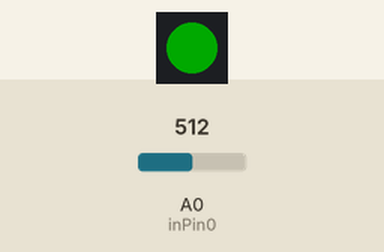
Recording of a sketch running on a simulated Arduino Uno, built with avr-gcc and run on an emulated ATmega328P. On the bench: 1 RGB LEDs in strip order, left to right. The inputs (shaded band) are chosen by the test bench; at power-on: A0 (inPin0) = 512. Dim RGB values are drawn brighter than linear.

Above: at 4.1 s.
At 6.4 s:
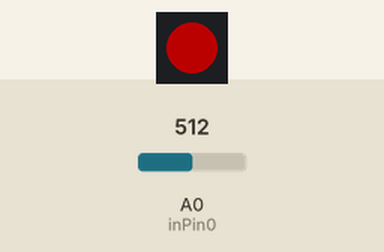
At 8.4 s:
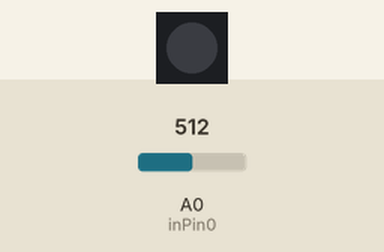
At 13.4 s:
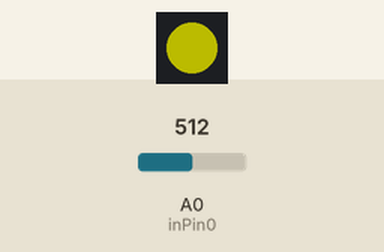
Timing chart, 0 to 14.9 s (numbered marks = the images above):
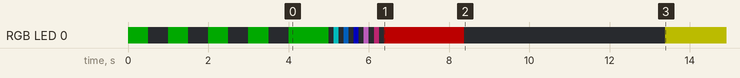

The sketch:

SunburnRisk.ino
```cpp
/*
  Noah Hill
  BME50 "Hack-A-Thon"
  December 2017
*/

/*
   This is an Arduino sketch that determines a user's risk of
   sunburn based on the UV-B intensity. The algorithm takes a
   voltage measurement every 25 seconds. 50 voltage measurements
   are taken at each 25 second interval, then averaged and returned
   as the instantaneous voltage. This takes 5 seconds; 5 + 25 = 30
   seconds total. The algorithm keeps a running list of the data
   taken over the most recent 10 minutes, so 20 total nodes max.
*/

// define libraries
#include <Adafruit_NeoPixel.h>
#include <LinkedList.h>
#include <math.h>

// define the pins for arduino, and constant variables
#define PIN 2
#define n 0
#define inPin0 0

const double R1 = 2700.0;
const double R2 = 820000.0;
const double Rf = 820000.0;
const double GAIN = (1+(R2/R1));
const double SLOPE = 0.00000000166667;
// array of times-to-burn for each UV value
double BURNTIME[11] = {60.0,60.0,60.0,45.0,45.0,30.0,30.0,15.0,15.0,15.0,10.0};

//define variables for calculations
double current;
double volts1;
double volts2;
double averageTime;
int uvIndex;

// define list of UV index burn-times and linked list for data
LinkedList<int> runningList;
Adafruit_NeoPixel pixel = Adafruit_NeoPixel(1, PIN, NEO_GRB + NEO_KHZ800);

// ***functions for informing risk via a Neopixel***

// Functions for pixel colors, turns it different colors
void green(void){
    pixel.setPixelColor(0, 0, 153, 0);
    pixel.show();
}
void yellow(void){
    pixel.setPixelColor(0, 255, 255, 0);
    pixel.show();
}
void red(void){
    pixel.setPixelColor(0, 255, 0, 0);
    pixel.show();
}
void blinkRed(void){
    pixel.setPixelColor(0,255,0,0);
    pixel.show();
    delay(1000);
    pixel.setPixelColor(0,0,0,0);
    pixel.show();
    delay(1000);
}
void off(void){
  pixel.setPixelColor(0,0,0,0);
  pixel.show();
}

// Blink the pixel different colors based on average time to burn
// ** will not turn a color if average time is 55+ **
void informRisk(double averageTime) {
  if(averageTime < 15)
    blinkRed();
  else if (averageTime < 30)
    red();
  else if(averageTime < 45)
    yellow();
  else if (averageTime < 55)
    green();
}

// Performs this light sequence on boot
void powerSequence(void) {
  for(int i = 0; i < 4; i++) {
    green();
    delay(500);
    off();
    delay(500);
  }
  green();
  delay(1000);
  off();
  delay(125);
  pixel.setPixelColor(0,0,255,255);
  pixel.show();
  delay(125);
  off();
  delay(125);
  pixel.setPixelColor(0, 0, 128, 255);
  pixel.show();
  delay(125);
  off();
  delay(125);
  pixel.setPixelColor(0,0,0,255);
  pixel.show();
  delay(125);
  off();
  delay(125);
  pixel.setPixelColor(0, 255, 125, 255);
  pixel.show();
  delay(125);
  off();
  delay(125);
  pixel.setPixelColor(0,255,51,153);
  pixel.show();
  delay(125);
  off();
  delay(125);
  red();
  delay(2000);
  off();
}

// ***Functions for getting voltages and current of circuit***

// Reads the voltage across ground and analog pin 0 on arduino (2nd amp)
// analog pin 0 gives integer between 0-1024, linear relationship to voltage
// divide by 1024.0 to get fraction, then multiply by 5.0 volts to get voltage.
// Calculates the average voltage reading over 5 seconds of readings.
// @return sumavg = avg voltage measured from the second amplifier, from pin
double getVoltage2(void) {
  double sumavg = 0; //calculate avg voltage over 5 seconds, beat noise
  for(int i = 0; i<50; i++) {
    // take voltage reading 50 times over 5 seconds, 100ms intervals
    int pinRead0 = analogRead(inPin0);
    double pVolt0 = pinRead0 / 1024.0 * 5.0;
    sumavg += pVolt0;
    delay(100);
  }
  sumavg = sumavg / 50.0;
  return sumavg;
}

// Determines the original photodiode current
// volts2 = volts1*r = volts1(1+R1/R2) = volts1*gain
// volts1 = i*Rf, i = photodiode current ... i = V2/(Rf*gain)
// @return i = original photodiode current
double getCurrent(double volts2) {
  double i;
  i = volts2/(Rf*GAIN);
  return i;
}

// Determines the UV Index based on the current from the photodiode and
// data sheet graph, linear relationship UV vs. photodiode current
// Rounds UV index up/down to nearest UV index (i.e UV 2.6 = UV 3)
// @return index = UV index
int getIndex(double current) {
  int index = current/SLOPE;
  return index;
}

// adds values normally when size < 15
// when size is greater than 15, deletes the oldest (shift() function) and adds new data
void addValueToList(double timeToBurn) {
  // when runningList.size() < 15, add normally
  if(runningList.size() < 20)
    runningList.add(timeToBurn);
  // when runningList.Size() = 20, remove oldest data and add new data to end
  else {
    runningList.shift();
    runningList.add(timeToBurn);
  }
}

// Calculates the average of all linked list values
// @return average = the average of all values in the linked list
double getAverage(void) {
  double sum = 0.0;
  double average = 0.0;
  // compute the average of the runningList
  for(int i = 0; i < runningList.size(); i++){
    sum += runningList.get(i);
  }
  double cast = (double) runningList.size();
  average = sum/cast;
  return average;
}

// ***setup and loop***

// Setup initalizes the pixels so they can be used to inform burn risk
// Performs the power sequence so user can make sure the board is on
void setup(void) {
  // initialize pixels, set brightness to not bright asf
  pixel.begin();
  pixel.setBrightness(75);
  pixel.show();
  powerSequence();
}

// meassures voltage, calculates current, calculates UV index,
// weighs UV index against appr. time until sunburn occurs,
// stores most recent 10 mins of data in linked list.
// Sunburn risk assessed on the average of the linked list risk values
void loop(void) {
  volts2 = getVoltage2();
  current = getCurrent(volts2);
  uvIndex = getIndex(current);
  //adds time to burn accoring to UV index to the running list;
  //add function will remove oldest value when list reaches 15, then
  //add most recent value to keep a "running list" of last 15 values
  double burntime = BURNTIME[uvIndex];
  addValueToList(burntime);
  averageTime = getAverage();
  informRisk(averageTime);
  delay(25000); // 25 seconds + 5 seconds to take avg. voltage = 30 seconds
}
```

Measured:
- by itself, RGB LED 0: off → RGB(0, 45, 0) at 0.00 s, → off 0.50 s later, → RGB(0, 45, 0) 0.50 s later, → off 0.50 s later, … (23 changes in this stretch)
